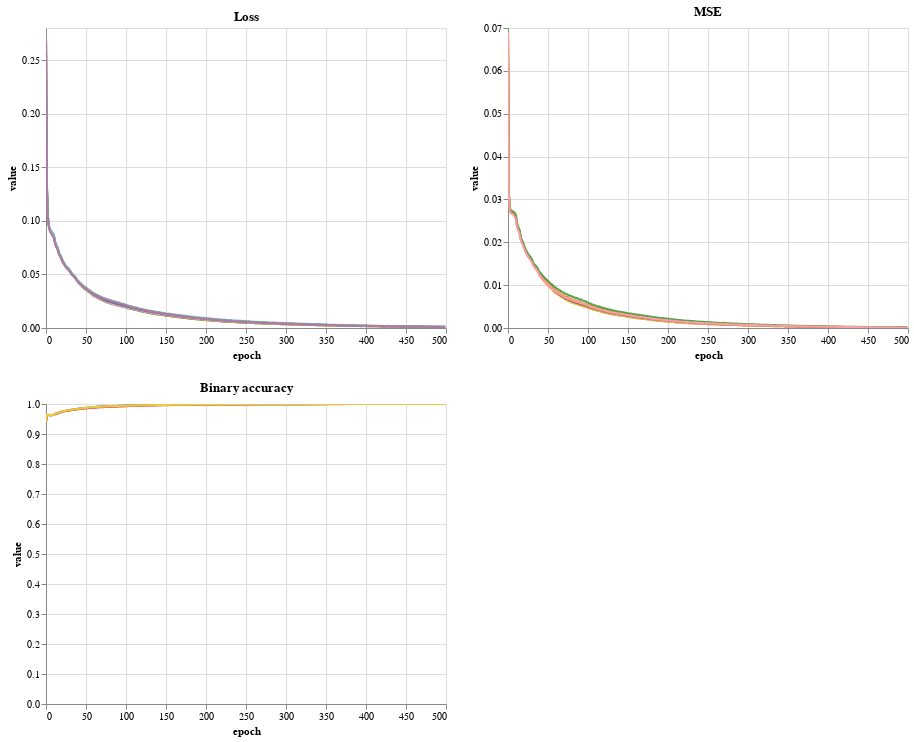

Notebook code cell kept with this figure:
### Code cell
from evaluate import training_history

hist = training_history(cfg.path_history_pickle)
hist.plot_all(cfg.path_plot_folder + 'history.html')

### Figure 1 — Vega-Lite specification as saved in the notebook (floating-point values rounded to 4 significant figures; data arrays with more than 128 entries replaced by an {"elided": "..."} marker saying what was removed)
{"config": {"view": {"continuousWidth": 400, "continuousHeight": 300}}, "$schema": "https://vega.github.io/schema/vega-lite/v4.0.2.json", "hconcat": [{"vconcat": [{"selection": {"selector001": {"bind": "scales", "encodings": ["x", "y"], "type": "interval"}}, "mark": "line", "encoding": {"color": {"field": "variable", "legend": null, "type": "nominal"}, "x": {"field": "epoch", "type": "quantitative"}, "tooltip": [{"field": "epoch", "type": "quantitative"}, {"field": "variable", "type": "nominal"}], "y": {"field": "value", "type": "quantitative"}}, "data": {"name": "data-88fcf3c994e43f12bddadb1c77178213"}, "title": "Loss"}, {"selection": {"selector002": {"bind": "scales", "encodings": ["x", "y"], "type": "interval"}}, "mark": "line", "encoding": {"color": {"field": "variable", "legend": null, "type": "nominal"}, "x": {"field": "epoch", "type": "quantitative"}, "tooltip": [{"field": "epoch", "type": "quantitative"}, {"field": "variable", "type": "nominal"}], "y": {"field": "value", "type": "quantitative"}}, "data": {"name": "data-61b37f7457ab99c67324960607328fb6"}, "title": "Binary accuracy"}]}, {"selection": {"selector003": {"bind": "scales", "encodings": ["x", "y"], "type": "interval"}}, "mark": "line", "encoding": {"color": {"field": "variable", "legend": null, "type": "nominal"}, "x": {"field": "epoch", "type": "quantitative"}, "tooltip": [{"field": "epoch", "type": "quantitative"}, {"field": "variable", "type": "nominal"}], "y": {"field": "value", "type": "quantitative"}}, "data": {"name": "data-3e7a9df2953135cf1e75c68b7d3ed7ad"}, "title": "MSE"}], "datasets": {"data-3e7a9df2953135cf1e75c68b7d3ed7ad": {"elided": "3000 records"}, "data-88fcf3c994e43f12bddadb1c77178213": {"elided": "3000 records"}, "data-61b37f7457ab99c67324960607328fb6": {"elided": "3000 records"}}}
